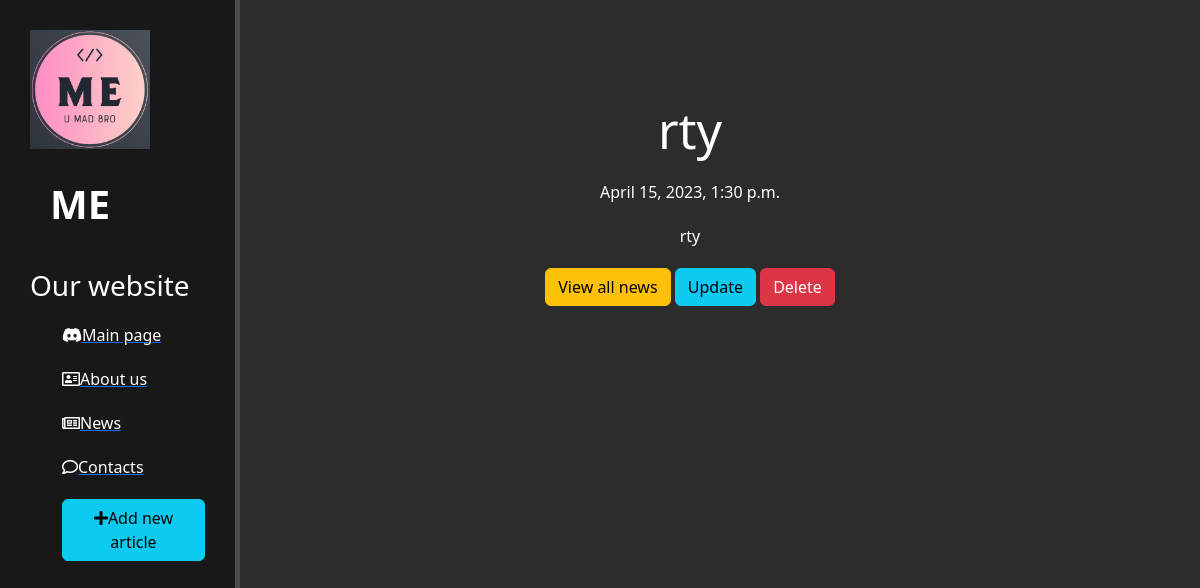
Screenshot of /news/10/ with the database file from the repository.
### newsp/models.py (models this page shows, shortened)
class Articles(models.Model):
    title = models.CharField('titlee', max_length=50)
    anons = models.CharField('anonss', max_length=250)
    full_text = models.TextField('articlee')
    date = models.DateTimeField('publication date')
    class Meta:
        verbose_name = 'News'
        verbose_name_plural = 'Some_news'

### newsp/views.py (the view)
# urls.py: path('<int:pk>/', views.NewsDetailView.as_view(), name='news-detail'),  #/news/1||2||...
class NewsDetailView(DetailView):  ## check ListView
    model = Articles
    template_name = 'newsp/detail_view.html'
    context_object_name = 'article'

### newsp/templates/newsp/detail_view.html (shortened to what this page needs)
{% extends 'mainp/layout.html' %}
{% block content %}
    <div class="features">
        <h1>{{ article.title }}</h1>
        <p>{{ article.date }}</p>
        <p>{{ article.full_text }}</p>
        <a href="{% url 'news_home' %}" class="btn btn-warning">View all news</a>
        <a href="{% url 'news-update' article.id %}" class="btn btn-info">Update</a>
        <a href="{% url 'news-delete' article.id %}" class="btn btn-danger">Delete</a>
    </div>
{% endblock content %}

### mainp/static/mainp/css/main.css (style rules this page uses)
body { background: #2c2c2c }
main .features { float: left; color: #fff; margin-top: 100px; text-align: center; width: 75%; }
main .features h1 { font-size: 50px; }
main .features p { max-width: 400px; margin: 20px auto; }

### rows the page displays
Articles: title "rty", date "April 15, 2023, 1:30 p.m.", full_text "rty"
